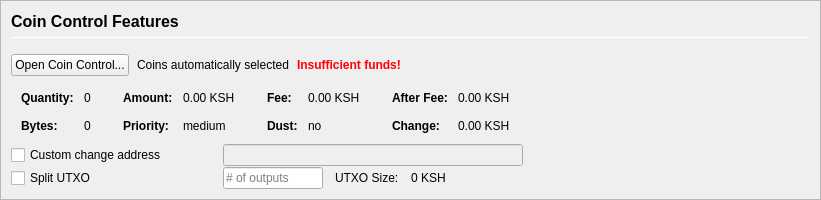
         <widget class="QFrame" name="frameCoinControl">
          <property name="sizePolicy">
           <sizepolicy hsizetype="Expanding" vsizetype="Expanding">
            <horstretch>0</horstretch>
            <verstretch>0</verstretch>
           </sizepolicy>
          </property>
          <property name="maximumSize">
           <size>
            <width>16777215</width>
            <height>16777215</height>
           </size>
          </property>
          <property name="frameShape">
           <enum>QFrame::StyledPanel</enum>
          </property>
          <property name="frameShadow">
           <enum>QFrame::Sunken</enum>
          </property>
          <layout class="QVBoxLayout" name="verticalLayoutCoinControl2">
           <property name="spacing">
            <number>0</number>
           </property>
           <property name="leftMargin">
            <number>0</number>
           </property>
           <property name="topMargin">
            <number>0</number>
           </property>
           <property name="rightMargin">
            <number>0</number>
           </property>
           <property name="bottomMargin">
            <number>0</number>
           </property>
           <item>
            <widget class="QFrame" name="frameCoinControl_BG">
             <layout class="QVBoxLayout" name="verticalLayoutCoinControl" stretch="0,0,0,0,0,0">
              <property name="spacing">
               <number>1</number>
              </property>
              <property name="leftMargin">
               <number>10</number>
              </property>
              <property name="topMargin">
               <number>10</number>
              </property>
              <item>
               <layout class="QHBoxLayout" name="horizontalLayoutCoinControl1">
                <property name="bottomMargin">
                 <number>15</number>
                </property>
                <item>
                 <layout class="QVBoxLayout" name="verticalLayout_3">
                  <property name="spacing">
                   <number>6</number>
                  </property>
                  <item>
                   <widget class="QLabel" name="labelCoinControlFeatures">
                    <property name="sizePolicy">
                     <sizepolicy hsizetype="Preferred" vsizetype="Maximum">
                      <horstretch>0</horstretch>
                      <verstretch>0</verstretch>
                     </sizepolicy>
                    </property>
                    <property name="minimumSize">
                     <size>
                      <width>0</width>
                      <height>20</height>
                     </size>
                    </property>
                    <property name="font">
                     <font>
                      <pointsize>12</pointsize>
                      <weight>75</weight>
                      <bold>true</bold>
                     </font>
                    </property>
                    <property name="styleSheet">
                     <string notr="true">font-weight:bold;</string>
                    </property>
                    <property name="text">
                     <string>Coin Control Features</string>
                    </property>
                   </widget>
                  </item>
                  <item>
                   <widget class="Line" name="line">
                    <property name="minimumSize">
                     <size>
                      <width>0</width>
                      <height>1</height>
                     </size>
                    </property>
                    <property name="maximumSize">
                     <size>
                      <width>16777215</width>
                      <height>1</height>
                     </size>
                    </property>
                    <property name="orientation">
                     <enum>Qt::Horizontal</enum>
                    </property>
                   </widget>
                  </item>
                 </layout>
                </item>
               </layout>
              </item>
              <item>
               <layout class="QHBoxLayout" name="horizontalLayoutCoinControl2" stretch="0,0,0,0">
                <property name="spacing">
                 <number>8</number>
                </property>
                <property name="bottomMargin">
                 <number>10</number>
                </property>
                <item>
                 <widget class="QPushButton" name="pushButtonCoinControl">
                  <property name="styleSheet">
                   <string notr="true"/>
                  </property>
                  <property name="text">
                   <string>Open Coin Control...</string>
                  </property>
                  <property name="autoDefault">
                   <bool>false</bool>
                  </property>
                 </widget>
                </item>
                <item>
                 <widget class="QLabel" name="labelCoinControlAutomaticallySelected">
                  <property name="text">
                   <string>Coins automatically selected</string>
                  </property>
                  <property name="margin">
                   <number>5</number>
                  </property>
                 </widget>
                </item>
                <item>
                 <widget class="QLabel" name="labelCoinControlInsuffFunds">
                  <property name="font">
                   <font>
                    <weight>75</weight>
                    <bold>true</bold>
                   </font>
                  </property>
                  <property name="styleSheet">
                   <string notr="true">color:red;font-weight:bold;</string>
                  </property>
                  <property name="text">
                   <string>Insufficient funds!</string>
                  </property>
                  <property name="margin">
                   <number>5</number>
                  </property>
                 </widget>
                </item>
                <item>
                 <spacer name="horizontalSpacerCoinControl">
                  <property name="orientation">
                   <enum>Qt::Horizontal</enum>
                  </property>
                  <property name="sizeHint" stdset="0">
                   <size>
                    <width>40</width>
                    <height>1</height>
                   </size>
                  </property>
                 </spacer>
                </item>
               </layout>
              </item>
              <item>
               <widget class="QWidget" name="widgetCoinControl" native="true">
                <property name="sizePolicy">
                 <sizepolicy hsizetype="Preferred" vsizetype="Preferred">
                  <horstretch>0</horstretch>
                  <verstretch>0</verstretch>
                 </sizepolicy>
                </property>
                <property name="minimumSize">
                 <size>
                  <width>0</width>
                  <height>0</height>
                 </size>
                </property>
                <property name="styleSheet">
                 <string notr="true"/>
                </property>
                <layout class="QHBoxLayout" name="horizontalLayoutCoinControl5">
                 <property name="leftMargin">
                  <number>0</number>
                 </property>
                 <property name="topMargin">
                  <number>0</number>
                 </property>
                 <property name="rightMargin">
                  <number>0</number>
                 </property>
                 <property name="bottomMargin">
                  <number>0</number>
                 </property>
                 <item>
                  <layout class="QHBoxLayout" name="horizontalLayoutCoinControl3" stretch="0,0,0,1">
                   <property name="spacing">
                    <number>20</number>
                   </property>
                   <property name="topMargin">
                    <number>0</number>
                   </property>
                   <property name="bottomMargin">
                    <number>10</number>
                   </property>
                   <item>
                    <layout class="QFormLayout" name="formLayoutCoinControl1">
                     <property name="horizontalSpacing">
                      <number>10</number>
                     </property>
                     <property name="verticalSpacing">
                      <number>14</number>
                     </property>
                     <property name="leftMargin">
                      <number>10</number>
                     </property>
                     <property name="topMargin">
                      <number>4</number>
                     </property>
                     <property name="rightMargin">
                      <number>6</number>
                     </property>
                     <item row="0" column="0">
                      <widget class="QLabel" name="labelCoinControlQuantityText">
                       <property name="font">
                        <font>
                         <weight>75</weight>
                         <bold>true</bold>
                        </font>
                       </property>
                       <property name="text">
                        <string>Quantity:</string>
                       </property>
                       <property name="margin">
                        <number>0</number>
                       </property>
                      </widget>
                     </item>
                     <item row="0" column="1">
                      <widget class="QLabel" name="labelCoinControlQuantity">
                       <property name="cursor">
                        <cursorShape>IBeamCursor</cursorShape>
                       </property>
                       <property name="contextMenuPolicy">
                        <enum>Qt::ActionsContextMenu</enum>
                       </property>
                       <property name="text">
                        <string notr="true">0</string>
                       </property>
                       <property name="margin">
                        <number>0</number>
                       </property>
                       <property name="textInteractionFlags">
                        <set>Qt::LinksAccessibleByMouse|Qt::TextSelectableByKeyboard|Qt::TextSelectableByMouse</set>
                       </property>
                      </widget>
                     </item>
                     <item row="1" column="0">
                      <widget class="QLabel" name="labelCoinControlBytesText">
                       <property name="font">
                        <font>
                         <weight>75</weight>
                         <bold>true</bold>
                        </font>
                       </property>
                       <property name="text">
                        <string>Bytes:</string>
                       </property>
                      </widget>
                     </item>
                     <item row="1" column="1">
                      <widget class="QLabel" name="labelCoinControlBytes">
                       <property name="cursor">
                        <cursorShape>IBeamCursor</cursorShape>
                       </property>
                       <property name="contextMenuPolicy">
                        <enum>Qt::ActionsContextMenu</enum>
                       </property>
                       <property name="text">
                        <string notr="true">0</string>
                       </property>
                       <property name="textInteractionFlags">
                        <set>Qt::LinksAccessibleByMouse|Qt::TextSelectableByKeyboard|Qt::TextSelectableByMouse</set>
                       </property>
                      </widget>
                     </item>
                    </layout>
                   </item>
                   <item>
                    <layout class="QFormLayout" name="formLayoutCoinControl2">
                     <property name="horizontalSpacing">
                      <number>10</number>
                     </property>
                     <property name="verticalSpacing">
                      <number>14</number>
                     </property>
                     <property name="leftMargin">
                      <number>6</number>
                     </property>
                     <property name="topMargin">
                      <number>4</number>
                     </property>
                     <property name="rightMargin">
                      <number>6</number>
                     </property>
                     <item row="0" column="0">
                      <widget class="QLabel" name="labelCoinControlAmountText">
                       <property name="font">
                        <font>
                         <weight>75</weight>
                         <bold>true</bold>
                        </font>
                       </property>
                       <property name="text">
                        <string>Amount:</string>
                       </property>
                       <property name="margin">
                        <number>0</number>
                       </property>
                      </widget>
                     </item>
                     <item row="0" column="1">
                      <widget class="QLabel" name="labelCoinControlAmount">
                       <property name="cursor">
                        <cursorShape>IBeamCursor</cursorShape>
                       </property>
                       <property name="contextMenuPolicy">
                        <enum>Qt::ActionsContextMenu</enum>
                       </property>
                       <property name="text">
                        <string notr="true">0.00 KSH</string>
                       </property>
                       <property name="textInteractionFlags">
                        <set>Qt::LinksAccessibleByMouse|Qt::TextSelectableByKeyboard|Qt::TextSelectableByMouse</set>
                       </property>
                      </widget>
                     </item>
                     <item row="1" column="0">
                      <widget class="QLabel" name="labelCoinControlPriorityText">
                       <property name="font">
                        <font>
                         <weight>75</weight>
                         <bold>true</bold>
                        </font>
                       </property>
                       <property name="text">
                        <string>Priority:</string>
                       </property>
                      </widget>
                     </item>
                     <item row="1" column="1">
                      <widget class="QLabel" name="labelCoinControlPriority">
                       <property name="cursor">
                        <cursorShape>IBeamCursor</cursorShape>
                       </property>
                       <property name="contextMenuPolicy">
                        <enum>Qt::ActionsContextMenu</enum>
                       </property>
                       <property name="text">
                        <string>medium</string>
                       </property>
                       <property name="textInteractionFlags">
                        <set>Qt::LinksAccessibleByMouse|Qt::TextSelectableByKeyboard|Qt::TextSelectableByMouse</set>
                       </property>
                      </widget>
                     </item>
                    </layout>
                   </item>
                   <item>
                    <layout class="QFormLayout" name="formLayoutCoinControl3">
                     <property name="horizontalSpacing">
                      <number>10</number>
                     </property>
                     <property name="verticalSpacing">
                      <number>14</number>
                     </property>
                     <property name="leftMargin">
                      <number>6</number>
                     </property>
                     <property name="topMargin">
                      <number>4</number>
                     </property>
                     <property name="rightMargin">
                      <number>6</number>
                     </property>
                     <item row="0" column="0">
                      <widget class="QLabel" name="labelCoinControlFeeText">
                       <property name="font">
                        <font>
                         <weight>75</weight>
                         <bold>true</bold>
                        </font>
                       </property>
                       <property name="text">
                        <string>Fee:</string>
                       </property>
                       <property name="margin">
                        <number>0</number>
                       </property>
                      </widget>
                     </item>
                     <item row="0" column="1">
                      <widget class="QLabel" name="labelCoinControlFee">
                       <property name="cursor">
                        <cursorShape>IBeamCursor</cursorShape>
                       </property>
                       <property name="contextMenuPolicy">
                        <enum>Qt::ActionsContextMenu</enum>
                       </property>
                       <property name="text">
                        <string notr="true">0.00 KSH</string>
                       </property>
                       <property name="textInteractionFlags">
                        <set>Qt::LinksAccessibleByMouse|Qt::TextSelectableByKeyboard|Qt::TextSelectableByMouse</set>
                       </property>
                      </widget>
                     </item>
                     <item row="1" column="0">
                      <widget class="QLabel" name="labelCoinControlLowOutputText">
                       <property name="font">
                        <font>
                         <weight>75</weight>
                         <bold>true</bold>
                        </font>
                       </property>
                       <property name="text">
                        <string>Dust:</string>
                       </property>
                      </widget>
                     </item>
                     <item row="1" column="1">
                      <widget class="QLabel" name="labelCoinControlLowOutput">
                       <property name="cursor">
                        <cursorShape>IBeamCursor</cursorShape>
                       </property>
                       <property name="contextMenuPolicy">
                        <enum>Qt::ActionsContextMenu</enum>
                       </property>
                       <property name="text">
                        <string>no</string>
                       </property>
                       <property name="textInteractionFlags">
                        <set>Qt::LinksAccessibleByMouse|Qt::TextSelectableByKeyboard|Qt::TextSelectableByMouse</set>
                       </property>
                      </widget>
                     </item>
                    </layout>
                   </item>
                   <item>
                    <layout class="QFormLayout" name="formLayoutCoinControl4">
                     <property name="horizontalSpacing">
                      <number>10</number>
                     </property>
                     <property name="verticalSpacing">
                      <number>14</number>
                     </property>
                     <property name="leftMargin">
                      <number>6</number>
                     </property>
                     <property name="topMargin">
                      <number>4</number>
                     </property>
                     <property name="rightMargin">
                      <number>6</number>
                     </property>
                     <item row="0" column="0">
                      <widget class="QLabel" name="labelCoinControlAfterFeeText">
                       <property name="font">
                        <font>
                         <weight>75</weight>
                         <bold>true</bold>
                        </font>
                       </property>
                       <property name="text">
                        <string>After Fee:</string>
                       </property>
                       <property name="margin">
                        <number>0</number>
                       </property>
                      </widget>
                     </item>
                     <item row="0" column="1">
                      <widget class="QLabel" name="labelCoinControlAfterFee">
                       <property name="cursor">
                        <cursorShape>IBeamCursor</cursorShape>
                       </property>
                       <property name="contextMenuPolicy">
                        <enum>Qt::ActionsContextMenu</enum>
                       </property>
                       <property name="text">
                        <string notr="true">0.00 KSH</string>
                       </property>
                       <property name="textInteractionFlags">
                        <set>Qt::LinksAccessibleByMouse|Qt::TextSelectableByKeyboard|Qt::TextSelectableByMouse</set>
                       </property>
                      </widget>
                     </item>
                     <item row="1" column="0">
                      <widget class="QLabel" name="labelCoinControlChangeText">
                       <property name="font">
                        <font>
                         <weight>75</weight>
                         <bold>true</bold>
                        </font>
                       </property>
                       <property name="text">
                        <string>Change:</string>
                       </property>
                      </widget>
                     </item>
                     <item row="1" column="1">
                      <widget class="QLabel" name="labelCoinControlChange">
                       <property name="cursor">
                        <cursorShape>IBeamCursor</cursorShape>
                       </property>
                       <property name="contextMenuPolicy">
                        <enum>Qt::ActionsContextMenu</enum>
                       </property>
                       <property name="text">
                        <string notr="true">0.00 KSH</string>
                       </property>
                       <property name="textInteractionFlags">
                        <set>Qt::LinksAccessibleByMouse|Qt::TextSelectableByKeyboard|Qt::TextSelectableByMouse</set>
                       </property>
                      </widget>
                     </item>
                    </layout>
                   </item>
                  </layout>
                 </item>
                </layout>
               </widget>
              </item>
              <item>
               <layout class="QHBoxLayout" name="horizontalLayoutCoinControl4">
                <property name="spacing">
                 <number>12</number>
                </property>
                <property name="sizeConstraint">
                 <enum>QLayout::SetDefaultConstraint</enum>
                </property>
                <property name="topMargin">
                 <number>0</number>
                </property>
                <property name="rightMargin">
                 <number>0</number>
                </property>
                <item>
                 <widget class="QCheckBox" name="checkBoxCoinControlChange">
                  <property name="sizePolicy">
                   <sizepolicy hsizetype="Preferred" vsizetype="Preferred">
                    <horstretch>0</horstretch>
                    <verstretch>0</verstretch>
                   </sizepolicy>
                  </property>
                  <property name="minimumSize">
                   <size>
                    <width>200</width>
                    <height>0</height>
                   </size>
                  </property>
                  <property name="maximumSize">
                   <size>
                    <width>200</width>
                    <height>16777215</height>
                   </size>
                  </property>
                  <property name="toolTip">
                   <string>If this is activated, but the change address is empty or invalid, change will be sent to a newly generated address.</string>
                  </property>
                  <property name="text">
                   <string>Custom change address</string>
                  </property>
                 </widget>
                </item>
                <item>
                 <widget class="QValidatedLineEdit" name="lineEditCoinControlChange">
                  <property name="enabled">
                   <bool>false</bool>
                  </property>
                  <property name="sizePolicy">
                   <sizepolicy hsizetype="Preferred" vsizetype="Preferred">
                    <horstretch>0</horstretch>
                    <verstretch>0</verstretch>
                   </sizepolicy>
                  </property>
                  <property name="minimumSize">
                   <size>
                    <width>300</width>
                    <height>0</height>
                   </size>
                  </property>
                 </widget>
                </item>
                <item>
                 <widget class="QLabel" name="labelCoinControlChangeLabel">
                  <property name="sizePolicy">
                   <sizepolicy hsizetype="Preferred" vsizetype="Preferred">
                    <horstretch>0</horstretch>
                    <verstretch>0</verstretch>
                   </sizepolicy>
                  </property>
                  <property name="minimumSize">
                   <size>
                    <width>100</width>
                    <height>0</height>
                   </size>
                  </property>
                  <property name="text">
                   <string/>
                  </property>
                  <property name="margin">
                   <number>3</number>
                  </property>
                 </widget>
                </item>
               </layout>
              </item>
              <item>
               <layout class="QHBoxLayout" name="horizontalLayoutCoinControl6">
                <property name="spacing">
                 <number>12</number>
                </property>
                <property name="rightMargin">
                 <number>0</number>
                </property>
                <item>
                 <widget class="QCheckBox" name="splitBlockCheckBox">
                  <property name="sizePolicy">
                   <sizepolicy hsizetype="Preferred" vsizetype="Preferred">
                    <horstretch>0</horstretch>
                    <verstretch>0</verstretch>
                   </sizepolicy>
                  </property>
                  <property name="minimumSize">
                   <size>
                    <width>200</width>
                    <height>0</height>
                   </size>
                  </property>
                  <property name="maximumSize">
                   <size>
                    <width>200</width>
                    <height>16777215</height>
                   </size>
                  </property>
                  <property name="text">
                   <string>Split UTXO</string>
                  </property>
                 </widget>
                </item>
                <item>
                 <widget class="QLineEdit" name="splitBlockLineEdit">
                  <property name="sizePolicy">
                   <sizepolicy hsizetype="Preferred" vsizetype="Preferred">
                    <horstretch>50</horstretch>
                    <verstretch>0</verstretch>
                   </sizepolicy>
                  </property>
                  <property name="minimumSize">
                   <size>
                    <width>100</width>
                    <height>0</height>
                   </size>
                  </property>
                  <property name="maximumSize">
                   <size>
                    <width>100</width>
                    <height>16777215</height>
                   </size>
                  </property>
                  <property name="placeholderText">
                   <string># of outputs</string>
                  </property>
                 </widget>
                </item>
                <item>
                 <widget class="QLabel" name="labelBlockSizeText">
                  <property name="text">
                   <string>UTXO Size:</string>
                  </property>
                 </widget>
                </item>
                <item>
                 <widget class="QLabel" name="labelBlockSize">
                  <property name="text">
                   <string>0 KSH</string>
                  </property>
                 </widget>
                </item>
                <item>
                 <spacer name="horizontalSpacer_7">
                  <property name="orientation">
                   <enum>Qt::Horizontal</enum>
                  </property>
                  <property name="sizeHint" stdset="0">
                   <size>
                    <width>40</width>
                    <height>20</height>
                   </size>
                  </property>
                 </spacer>
                </item>
               </layout>
              </item>
              <item>
               <spacer name="verticalSpacerCoinControl">
                <property name="orientation">
                 <enum>Qt::Vertical</enum>
                </property>
                <property name="sizeHint" stdset="0">
                 <size>
                  <width>800</width>
                  <height>1</height>
                 </size>
                </property>
               </spacer>
              </item>
             </layout>
            </widget>
           </item>
          </layout>
         </widget>
